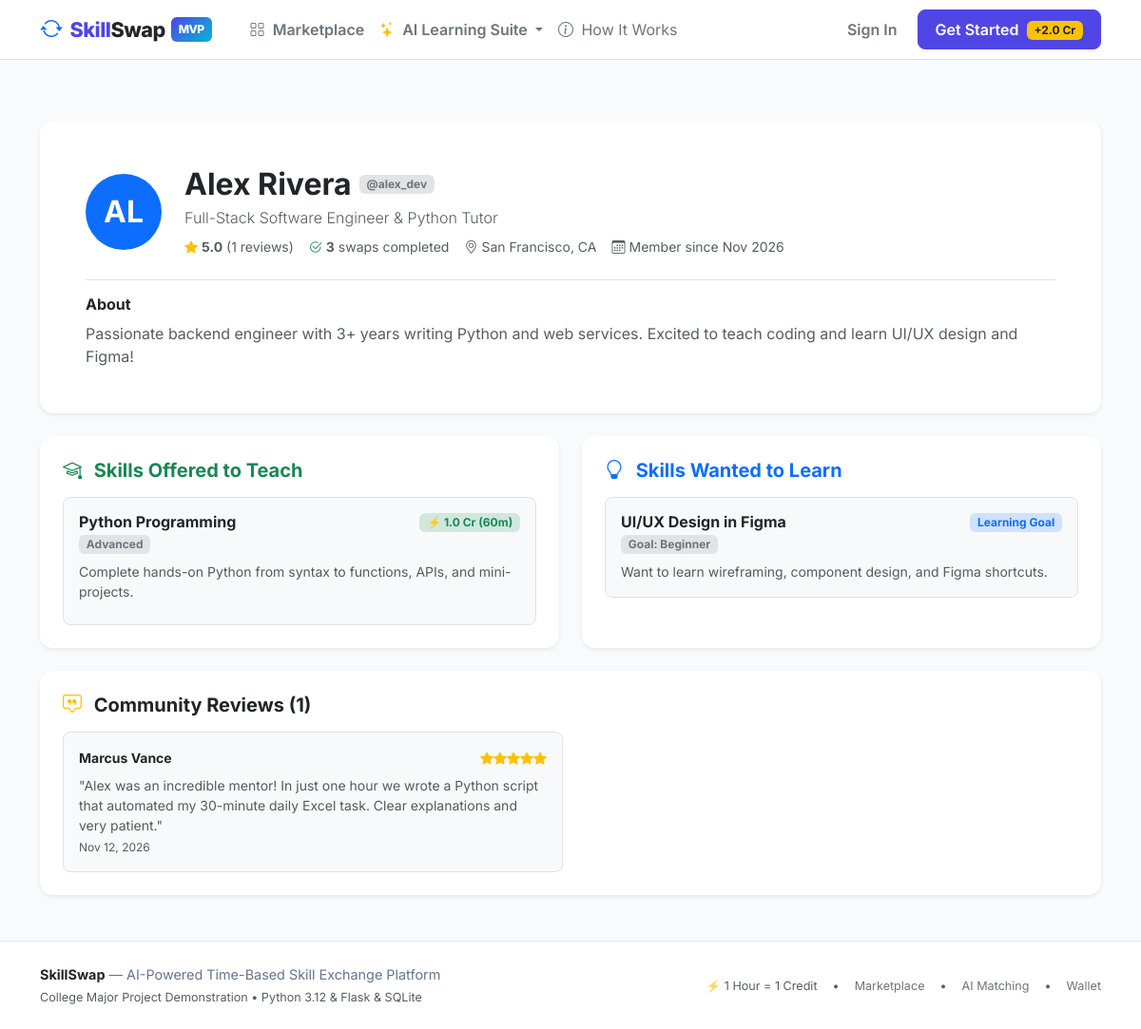
The app's page /auth/profile/alex_dev with its own data.
### app/models/user.py (models this page shows, shortened)
class User(UserMixin, db.Model):
    __tablename__ = "users"
    id = db.Column(db.Integer, primary_key=True)
    username = db.Column(db.String(64), unique=True, nullable=False, index=True)
    email = db.Column(db.String(120), unique=True, nullable=False, index=True)
    password_hash = db.Column(db.String(256), nullable=False)
    full_name = db.Column(db.String(100), nullable=False)
    role = db.Column(db.String(20), default="user", nullable=False)  # 'user', 'admin'
    status = db.Column(db.String(20), default="active", nullable=False)  # 'active', 'suspended'
    bio = db.Column(db.Text, default="")
    headline = db.Column(db.String(150), default="")
    location = db.Column(db.String(100), default="")
    timezone = db.Column(db.String(50), default="UTC")
    avatar_path = db.Column(db.String(255), nullable=True)
    created_at = db.Column(db.DateTime, default=lambda: datetime.now(timezone.utc), nullable=False)
    updated_at = db.Column(db.DateTime, default=lambda: datetime.now(timezone.utc), onupdate=lambda: datetime.now(timezone.utc), nullable=False)
    wallet = db.relationship("Wallet", back_populates="user", uselist=False, cascade="all, delete-orphan")
    skills = db.relationship("UserSkill", back_populates="user", cascade="all, delete-orphan", lazy="dynamic")
    availability = db.relationship("AvailabilitySlot", back_populates="user", cascade="all, delete-orphan")
    bookings_as_learner = db.relationship(
        "Booking", foreign_keys="Booking.learner_id", back_populates="learner", lazy="dynamic"
    )
    bookings_as_teacher = db.relationship(
        "Booking", foreign_keys="Booking.teacher_id", back_populates="teacher", lazy="dynamic"
    )
    reviews_given = db.relationship(
        "Review", foreign_keys="Review.reviewer_id", back_populates="reviewer", lazy="dynamic"
    )
    reviews_received = db.relationship(
        "Review", foreign_keys="Review.reviewee_id", back_populates="reviewee", lazy="dynamic"
    )
    notifications = db.relationship("Notification", back_populates="user", cascade="all, delete-orphan", lazy="dynamic")
    roadmaps = db.relationship("LearningRoadmap", back_populates="user", cascade="all, delete-orphan", lazy="dynamic")
    quizzes = db.relationship("GeneratedQuiz", back_populates="user", cascade="all, delete-orphan", lazy="dynamic")
    ai_conversations = db.relationship("AIConversation", back_populates="user", cascade="all, delete-orphan", lazy="dynamic")
    ai_prefs = db.relationship("UserAIPrefs", back_populates="user", uselist=False, cascade="all, delete-orphan")
    @property
    def average_rating(self) -> float:
        reviews = self.reviews_received.all()
        if not reviews:
            return 5.0
        return round(sum(r.rating for r in reviews) / len(reviews), 1)
    @property
    def review_count(self) -> int:
        return self.reviews_received.count()
    @property
    def completed_sessions_count(self) -> int:
        from app.models.booking import Booking
        teacher_completed = self.bookings_as_teacher.filter_by(status="completed").count()
        learner_completed = self.bookings_as_learner.filter_by(status="completed").count()
        return teacher_completed + learner_completed
    @property
    def skills_offered(self):
        return self.skills.filter_by(kind="offer", is_active=True).all()
    @property
    def skills_wanted(self):
        return self.skills.filter_by(kind="want", is_active=True).all()

### app/models/review.py (models this page shows, shortened)
class Review(db.Model):
    __tablename__ = "reviews"
    id = db.Column(db.Integer, primary_key=True)
    booking_id = db.Column(db.Integer, db.ForeignKey("bookings.id"), nullable=False, index=True)
    reviewer_id = db.Column(db.Integer, db.ForeignKey("users.id"), nullable=False, index=True)
    reviewee_id = db.Column(db.Integer, db.ForeignKey("users.id"), nullable=False, index=True)
    rating = db.Column(db.Integer, nullable=False)  # 1 to 5
    comment = db.Column(db.Text, default="")
    created_at = db.Column(db.DateTime, default=lambda: datetime.now(timezone.utc), nullable=False)
    booking = db.relationship("Booking", back_populates="reviews")
    reviewer = db.relationship("User", foreign_keys=[reviewer_id], back_populates="reviews_given")
    reviewee = db.relationship("User", foreign_keys=[reviewee_id], back_populates="reviews_received")
    __table_args__ = (
        db.UniqueConstraint("booking_id", "reviewer_id", name="uq_booking_reviewer"),
    )

### app/models/skills.py (models this page shows, shortened)
class UserSkill(db.Model):
    __tablename__ = "user_skills"
    id = db.Column(db.Integer, primary_key=True)
    user_id = db.Column(db.Integer, db.ForeignKey("users.id"), nullable=False, index=True)
    skill_id = db.Column(db.Integer, db.ForeignKey("skills.id"), nullable=False, index=True)
    kind = db.Column(db.String(10), default="offer", nullable=False)  # 'offer' or 'want'
    level = db.Column(db.String(20), default="Intermediate", nullable=False)  # Beginner, Intermediate, Advanced, Expert
    description = db.Column(db.Text, default="")
    session_minutes = db.Column(db.Integer, default=60, nullable=False)
    is_active = db.Column(db.Boolean, default=True, nullable=False)
    created_at = db.Column(db.DateTime, default=lambda: datetime.now(timezone.utc), nullable=False)
    user = db.relationship("User", back_populates="skills")
    skill = db.relationship("Skill", back_populates="user_skills")
    @property
    def credit_cost(self) -> float:
        return round(self.session_minutes / 60.0, 2)

class Skill(db.Model):
    __tablename__ = "skills"
    id = db.Column(db.Integer, primary_key=True)
    category_id = db.Column(db.Integer, db.ForeignKey("skill_categories.id"), nullable=False, index=True)
    name = db.Column(db.String(100), nullable=False, index=True)
    category = db.relationship("SkillCategory", back_populates="skills")
    user_skills = db.relationship("UserSkill", back_populates="skill", cascade="all, delete-orphan", lazy="dynamic")
    bookings = db.relationship("Booking", back_populates="skill", lazy="dynamic")
    __table_args__ = (
        db.UniqueConstraint("category_id", "name", name="uq_category_skill_name"),
    )

### app/auth/routes.py (the view)
@bp.route("/profile/<username>")
def profile(username):
    user = User.query.filter_by(username=username).first_or_404()
    return render_template("auth/profile.html", user=user)

### app/templates/auth/profile.html (shortened to what this page needs)
{% extends "base.html" %}
{% block content %}
<div class="container py-4">
  <div class="card p-4 p-md-5 border-0 shadow-sm mb-4">
    <div class="row align-items-center">
      <div class="col-md-auto text-center mb-3 mb-md-0">
        <div class="avatar-circle avatar-lg mx-auto bg-primary text-white">
          {{ user.username[:2].upper() }}
        </div>
      </div>
      <div class="col-md">
        <div class="d-flex flex-wrap align-items-center gap-2 mb-1">
          <h2 class="fw-bold mb-0">{{ user.full_name }}</h2>
          <span class="badge bg-secondary-subtle text-secondary">@{{ user.username }}</span>
        </div>
        <p class="text-muted mb-2 lead fs-6">{{ user.headline or "Community Learner & Mentor" }}</p>
        <div class="d-flex flex-wrap gap-3 text-muted small">
          <div><i class="bi bi-star-fill text-warning me-1"></i><strong>{{ user.average_rating }}</strong> ({{ user.review_count }} reviews)</div>
          <div><i class="bi bi-check2-circle text-success me-1"></i><strong>{{ user.completed_sessions_count }}</strong> swaps completed</div>
          {% if user.location %}
            <div><i class="bi bi-geo-alt me-1"></i>{{ user.location }}</div>
          {% endif %}
          <div><i class="bi bi-calendar3 me-1"></i>Member since {{ user.created_at.strftime('%b %Y') }}</div>
        </div>
      </div>
    </div>
    {% if user.bio %}
      <div class="mt-4 pt-3 border-top">
        <h6 class="fw-bold text-dark mb-2">About</h6>
        <p class="text-muted mb-0" style="white-space: pre-line;">{{ user.bio }}</p>
      </div>
    {% endif %}
  </div>
  <div class="row g-4">
    <div class="col-lg-6">
      <div class="card h-100 p-4 border-0 shadow-sm">
        <div class="d-flex justify-content-between align-items-center mb-3">
          <h5 class="fw-bold mb-0 text-success">
            <i class="bi bi-mortarboard me-2"></i> Skills Offered to Teach
          </h5>
        </div>
        {% if user.skills_offered %}
          <div class="d-flex flex-column gap-3">
            {% for listing in user.skills_offered %}
              <div class="p-3 bg-light rounded-3 border">
                <div class="d-flex justify-content-between align-items-start mb-2">
                  <div>
                    <h6 class="fw-bold mb-0">{{ listing.skill.name }}</h6>
                    <span class="badge bg-secondary-subtle text-secondary small">{{ listing.level }}</span>
                  </div>
                  <span class="badge bg-success-subtle text-success fw-bold">
                    ⚡ {{ listing.credit_cost }} Cr ({{ listing.session_minutes }}m)
                  </span>
                </div>
                {% if listing.description %}
                  <p class="text-muted small mb-2">{{ listing.description }}</p>
                {% endif %}
              </div>
            {% endfor %}
          </div>
        {% else %}
          <div class="text-center py-4 text-muted">
            <i class="bi bi-book fs-2 d-block mb-2 text-secondary opacity-50"></i>
            No teaching skills listed yet.
          </div>
        {% endif %}
      </div>
    </div>
    <div class="col-lg-6">
      <div class="card h-100 p-4 border-0 shadow-sm">
        <div class="d-flex justify-content-between align-items-center mb-3">
          <h5 class="fw-bold mb-0 text-primary">
            <i class="bi bi-lightbulb me-2"></i> Skills Wanted to Learn
          </h5>
        </div>
        {% if user.skills_wanted %}
          <div class="d-flex flex-column gap-3">
            {% for listing in user.skills_wanted %}
              <div class="p-3 bg-light rounded-3 border">
                <div class="d-flex justify-content-between align-items-start mb-2">
                  <div>
                    <h6 class="fw-bold mb-0">{{ listing.skill.name }}</h6>
                    <span class="badge bg-secondary-subtle text-secondary small">Goal: {{ listing.level }}</span>
                  </div>
                  <span class="badge bg-primary-subtle text-primary">Learning Goal</span>
                </div>
                {% if listing.description %}
                  <p class="text-muted small mb-0">{{ listing.description }}</p>
                {% endif %}
              </div>
            {% endfor %}
          </div>
        {% else %}
          <div class="text-center py-4 text-muted">
            <i class="bi bi-compass fs-2 d-block mb-2 text-secondary opacity-50"></i>
            No learning interests listed yet.
          </div>
        {% endif %}
      </div>
    </div>
  </div>
  <div class="card p-4 border-0 shadow-sm mt-4">
    <h5 class="fw-bold mb-3">
      <i class="bi bi-chat-square-quote me-2 text-warning"></i> Community Reviews ({{ user.review_count }})
    </h5>
    {% if user.reviews_received.all() %}
      <div class="row g-3">
        {% for rev in user.reviews_received.all() %}
          <div class="col-md-6">
            <div class="p-3 bg-light rounded-3 border h-100">
              <div class="d-flex justify-content-between align-items-center mb-2">
                <div class="fw-bold small">{{ rev.reviewer.full_name }}</div>
                <div class="text-warning small">
                  {% for _ in range(rev.rating) %}<i class="bi bi-star-fill"></i>{% endfor %}
                </div>
              </div>
              <p class="text-muted small mb-1">"{{ rev.comment }}"</p>
              <div class="text-muted" style="font-size: 0.75rem;">{{ rev.created_at.strftime('%b %d, %Y') }}</div>
            </div>
          </div>
        {% endfor %}
      </div>
    {% else %}
      <div class="text-muted small">No reviews received yet. Complete swap sessions to earn reviews and ratings!</div>
    {% endif %}
  </div>
</div>
{% endblock %}

### app/static/css/custom.css (style rules this page uses)
:root { --primary: #4f46e5; --primary-hover: #4338ca; --primary-light: #e0e7ff; --accent: #10b981; --accent-hover: #059669; --accent-light: #d1fae5; --dark: #0f172a; --dark-surface: #1e293b; --gray-border: #e2e8f0; --gray-bg: #f8fafc; --font-family: 'Inter', system-ui, -apple-system, sans-serif; }
body { font-family: var(--font-family); background-color: var(--gray-bg); color: #334155; min-height: 100vh; display: flex; flex-direction: column; }
.card { border: 1px solid var(--gray-border); border-radius: 14px; box-shadow: 0 4px 15px -2px rgba(15, 23, 42, 0.04); transition: transform 0.2s ease, box-shadow 0.2s ease; background: white; }
.avatar-circle { width: 44px; height: 44px; border-radius: 50%; background: var(--primary-light); color: var(--primary); font-weight: 700; display: inline-flex; align-items: center; justify-content: center; font-size: 1.1rem; }
.avatar-lg { width: 80px; height: 80px; font-size: 2rem; }

### records on screen
User: username "AL", full_name "Alex Rivera", username "alex_dev", headline "Full-Stack Software Engineer & Python Tutor", location "San Francisco, CA", created_at "Nov 2026", bio "Passionate backend engineer with 3+ years writing Python and web services. Excited to teach coding and learn UI/UX design and Figma!"
Review: average_rating "5.0", reviewer.full_name "Marcus Vance", comment "Alex was an incredible mentor! In just one hour we wrote a Python script that automated my 30-minute daily Excel task. Clear explanations and very patient.", created_at "Nov 12, 2026"
UserSkill: skill.name "Python Programming", level "Advanced", credit_cost "1.0", session_minutes "60", description "Complete hands-on Python from syntax to functions, APIs, and mini-projects."
UserSkill: skill.name "UI/UX Design in Figma", level "Beginner", description "Want to learn wireframing, component design, and Figma shortcuts."

### other values on screen
{{ user.review_count }} "1"
{{ user.completed_sessions_count }} "3"
